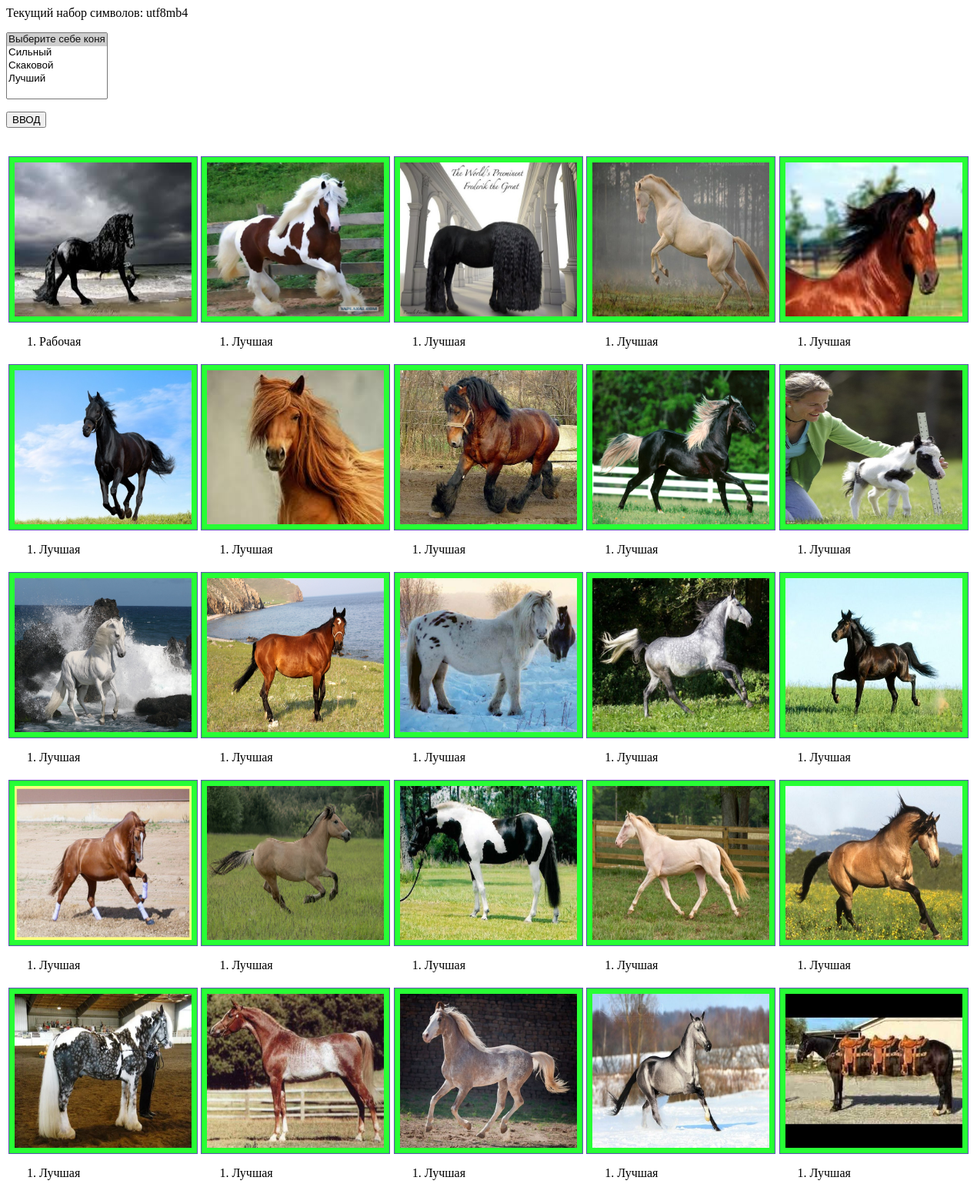
Page /shop/shop_horse.php (upper part) on the committed database.
### tables this page shows
CREATE TABLE `horses` (
  `id` mediumint(9) NOT NULL AUTO_INCREMENT,
  `path` char(60) NOT NULL,
  `id_feature` int(11) DEFAULT NULL,
  PRIMARY KEY (`id`)
);

### shop/shop_horse.php (the view, shortened to what this page needs)
<?php
$dir = "images";
$mysqli=new mysqli("192.168.100.99","root","SQLbase123","tbase") or die ("Не удалось поцепиться к базе");
if (!$mysqli->set_charset("utf8")) {
    printf("Ошибка при загрузке набора символов utf8: %s\n", $mysqli->error);
} else {
    printf("Текущий набор символов: %s\n", $mysqli->character_set_name());
}
?>
<!DOCTYPE html PUBLIC "-//W3C//DTD XHTML 1.0 Strict//EN" "http://www.w3.org/TR/xhtml1/DTD/xhtml1-strict.dtd">
<html xmlns="http://www.w3.org/1999/xhtml" xml:lang="en" lang="en">
<head>
    <link rel="stylesheet" type="text/css" href="styles/main.css"/>
</head>
<br />
<form action="handler.php" method="post">
    <p><select size="5" multiple name="hero">
            <option selected>Выберите себе коня</option>
            <option value="1">Сильный</option>
            <option value="2">Скаковой</option>
            <option value="3">Лучший</option>
        </select></p>
    <input type="submit" value="ВВОД">
</form>
<br />
<table id="main">
    <tr colspan="2">
     <?php
     $query = "SELECT path,id_feature from horses";
        if ($result = $mysqli->query($query)) {
        $i=1;
        $flag=0;
        while ($row = $result->fetch_assoc()) {
              $dir_path=$dir."/".$row["path"];
              if (((($i) % 5 === 0)) and $flag===0)  {  $flag=1;}
                echo("<"."td>");
                echo("<img src='".$dir_path."'>"."<ol type="."square>");
                if (!($stmt = $mysqli->prepare("SELECT name FROM feature where id=?"))) {
                    echo "Не удалось подготовить запрос: (" . $mysqli->errno . ") " . $mysqli->error;
                }
                $stmt->bind_result($name);
                $stmt->fetch();
                        echo("<li".">");
                        print_r($name);
                        echo("</"."li>");
                echo("</"."ol>");
                echo("</"."td>");
                if ((($i) % 5===0) and $flag===1) {echo("</"."tr> <tr colspan='2'>");
                                     $flag=0;
                                     }
            $i++;}
                                                 }
     ?>
</table>
</html>

### shop/styles/main.css (style rules this page uses)
ol { --accent-color: rebeccapurple; }
img { height: 200px; width: 230px; overflow: scroll; background: #27ff35; padding: 7px; border: 1px solid #5d50b3; }
#main { width: 100% }

### rows in the picture
horses: path (picture), value "Рабочая"
horses: path (picture), value "Лучшая"
horses: path (picture), value "Лучшая"
horses: path (picture), value "Лучшая"
horses: path (picture), value "Лучшая"
horses: path (picture), value "Лучшая"
horses: path (picture), value "Лучшая"
horses: path (picture), value "Лучшая"
horses: path (picture), value "Лучшая"
horses: path (picture), value "Лучшая"
horses: path (picture), value "Лучшая"
horses: path (picture), value "Лучшая"
horses: path (picture), value "Лучшая"
horses: path (picture), value "Лучшая"
horses: path (picture), value "Лучшая"
horses: path (picture), value "Лучшая"
horses: path (picture), value "Лучшая"
horses: path (picture), value "Лучшая"
horses: path (picture), value "Лучшая"
horses: path (picture), value "Лучшая"
horses: path (picture), value "Лучшая"
horses: path (picture), value "Лучшая"
horses: path (picture), value "Лучшая"
horses: path (picture), value "Лучшая"
horses: path (placeholder picture), value "Лучшая"

### other values in the picture
$mysqli->character_set_name() "utf8mb4"
